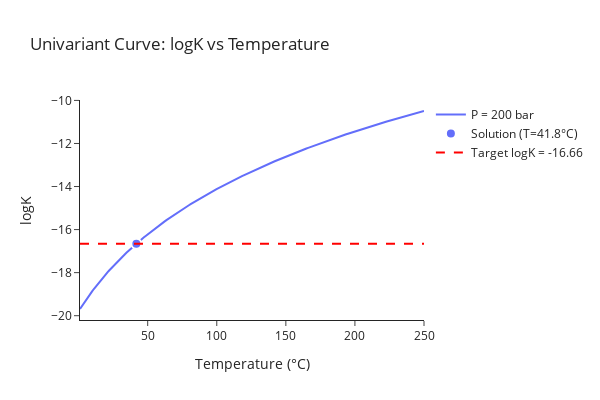

Notebook cell for this chart:
### Code cell
out = unicurve(solve="T",
               logK=-8.33*2, # logaSiO2 multiplied by 2 to get logK. Measured logaSiO2: -8.33 (Gas Crack), -7.23 (Snail)
               species=["chrysotile", "H2O", "brucite", "SiO2"], # chemical species
               state=["cr", "liq", "cr", "aq"], # aq, gas, liq, cr
               coeff=[-1, -1, 3, 2], # reaction stoichiometry (negative means reactants, positive means products)
               pressures=200, # pressure(s) used to solve for temperature
               minT=1, # min T (°C)
               maxT=250) # max T (°C)

### Figure 1 — Plotly figure (JSON) as saved in the notebook; plotly's stock layout.template omitted (floating-point values rounded to 4 significant figures; data arrays with more than 128 entries replaced by an {"elided": "..."} marker saying what was removed)
{"data": [{"hovertemplate": "P=%{text} bar<br>T=%{x:.2f}°C<br>logK=%{y:.6f}<extra></extra>", "line": {"color": "#636EFA", "width": 2}, "mode": "lines", "name": "P = 200 bar", "text": {"elided": "200 str values"}, "type": "scatter", "x": {"elided": "200 float values"}, "y": {"elided": "200 float values"}}, {"hovertemplate": "Solution<br>P=200 bar<br>T=%{x:.2f}°C<br>logK=-16.660000<extra></extra>", "marker": {"color": "#636EFA", "line": {"color": "white", "width": 2}, "size": 10, "symbol": "circle"}, "mode": "markers", "name": "Solution (T=41.8°C)", "type": "scatter", "x": [41.79], "y": [-16.66]}, {"hovertemplate": "Target logK=-16.660000<extra></extra>", "line": {"color": "red", "dash": "dash", "width": 2}, "mode": "lines", "name": "Target logK = -16.66", "type": "scatter", "x": [1, 250], "y": [-16.66, -16.66]}], "layout": {"height": 400, "hoverlabel": {"bgcolor": "white"}, "showlegend": true, "title": {"text": "Univariant Curve: logK vs Temperature"}, "width": 600, "xaxis": {"autorange": true, "range": [1, 250], "title": {"text": "Temperature (°C)"}, "type": "linear"}, "yaxis": {"autorange": true, "range": [-20.2, -9.98], "title": {"text": "logK"}, "type": "linear"}}}
